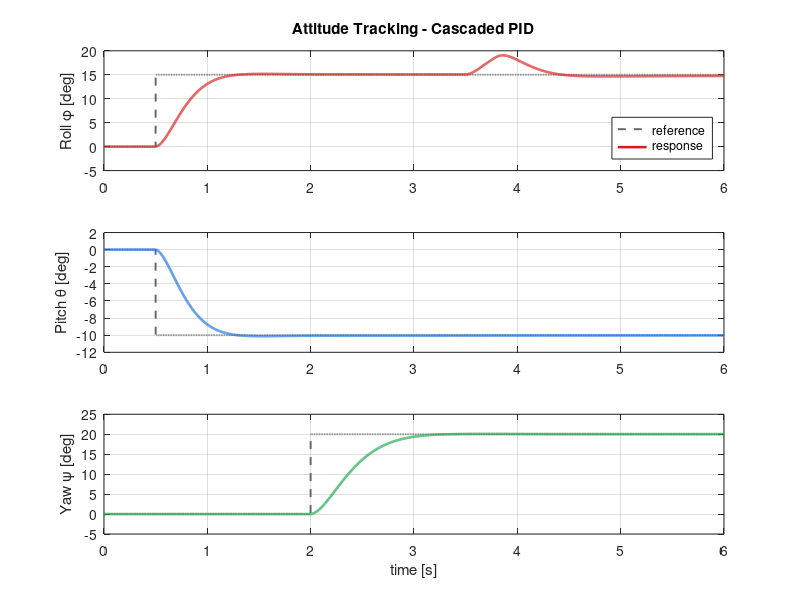
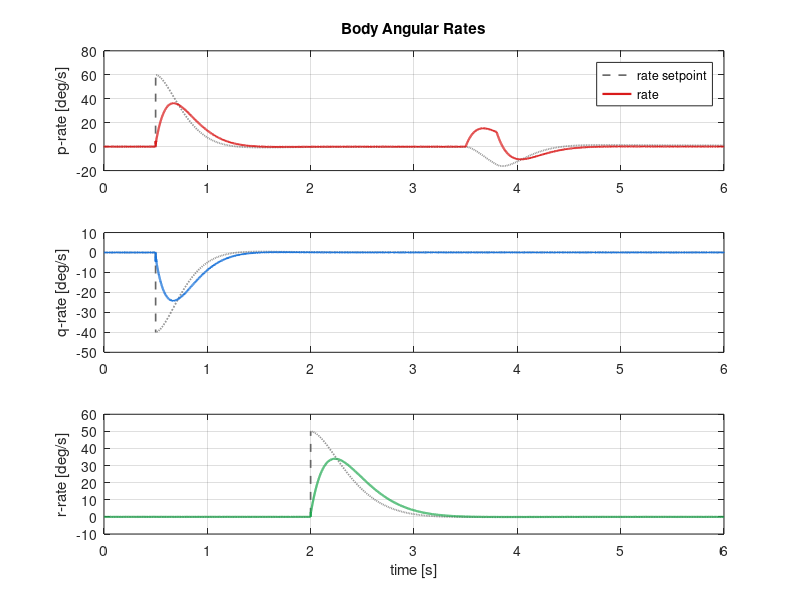
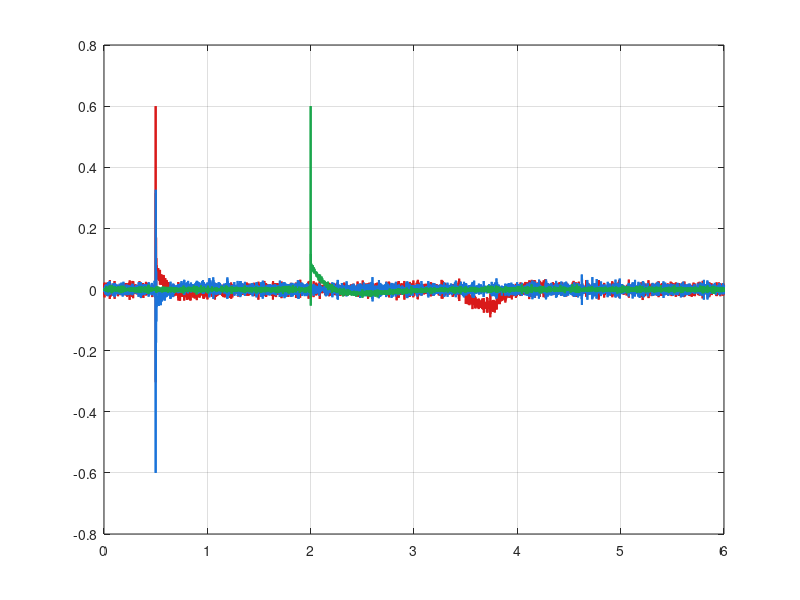

Write the MATLAB code that produced these figures, in order. (Note: this script raises an error after producing the figures.)
function quad_attitude_sim()
% QUAD_ATTITUDE_SIM  Cascaded PID attitude control of a quadrotor.
%
%   Personal project (Ali Murtaza). Stabilises the roll, pitch and yaw
%   attitude of a 0.5 m-class quadrotor using a cascaded controller:
%   an outer proportional angle loop generates body-rate setpoints, and
%   an inner PID rate loop generates the control torques. Gyroscopic
%   coupling is included in the plant. The script runs a step-tracking
%   plus disturbance-rejection scenario, reports closed-loop metrics and
%   exports publication-quality figures.
%
%   No toolboxes are required to run the simulation; the Control System
%   Toolbox is used only for the stepinfo() metrics summary and is
%   optional (a manual fallback is provided).

clc; close all;

here   = fileparts(mfilename('fullpath'));
outdir = fullfile(here, '..', 'assets');
if ~exist(outdir, 'dir'); mkdir(outdir); end

%% ----------------------------------------------------------------- Plant
% Rigid-body rotational dynamics:  J*omega_dot = tau - omega x (J*omega)
J = diag([7.5e-3, 7.5e-3, 1.30e-2]);   % inertia [kg m^2] (x,y,z body axes)
Jinv = inv(J);
tau_max = 0.6;                          % per-axis torque saturation [N m]

%% ------------------------------------------------------------ Controller
% Outer angle loop (P): rate_ref = Kp_ang .* (ang_ref - ang)
Kp_ang = [4.0; 4.0; 2.5];               % [1/s]
% Inner rate loop (PID): tau = Kp.*e + Ki.*int(e) + Kd.*de/dt
Kp_rate = [0.110; 0.110; 0.120];
Ki_rate = [0.025; 0.025; 0.020];
Kd_rate = [0.0050; 0.0050; 0.0032];
int_lim = 0.15;                         % anti-windup clamp on integral term

%% ------------------------------------------------------------- Scenario
dt = 1e-3; T = 6.0; t = (0:dt:T).';     % 1 kHz fixed-step
N  = numel(t);

% Attitude reference (deg): roll/pitch step at t=0.5 s, yaw step at t=2.0 s
ref = zeros(N,3);
ref(t>=0.5,1) = 15;     % roll  -> 15 deg
ref(t>=0.5,2) = -10;    % pitch -> -10 deg
ref(t>=2.0,3) = 20;     % yaw   -> 20 deg
ref = deg2rad(ref);

% External disturbance torque: roll-axis pulse, 0.05 N m for 0.3 s at t=3.5 s
dist = zeros(N,3);
dist(t>=3.5 & t<3.8, 1) = 0.05;

% Gyro measurement noise (white), 1-sigma rate noise
rng(2026);
gyro_sigma = deg2rad(0.05);             % [rad/s]

%% --------------------------------------------------------------- States
ang   = zeros(3,1);                     % [roll pitch yaw] (rad)
omega = zeros(3,1);                     % body rates (rad/s)
eint  = zeros(3,1);                     % rate-loop integral
e_prev= zeros(3,1);

ANG  = zeros(N,3); OMG = zeros(N,3); TAU = zeros(N,3); RREF = zeros(N,3);

for k = 1:N
    % --- Outer angle loop -> body-rate setpoint
    ang_err  = ref(k,:).' - ang;
    rate_ref = Kp_ang .* ang_err;

    % --- Inner rate loop (PID) on measured rate
    omega_meas = omega + gyro_sigma*randn(3,1);
    e  = rate_ref - omega_meas;
    eint = eint + e*dt;
    eint = max(min(eint, int_lim), -int_lim);    % anti-windup
    de = (e - e_prev)/dt; e_prev = e;
    tau = Kp_rate.*e + Ki_rate.*eint + Kd_rate.*de;

    % --- Gyroscopic decoupling (feedforward) + saturation
    tau = tau + cross(omega, J*omega);
    tau = max(min(tau, tau_max), -tau_max);

    % --- Log
    ANG(k,:)=ang.'; OMG(k,:)=omega.'; TAU(k,:)=tau.'; RREF(k,:)=rate_ref.';

    % --- Integrate plant with RK4 (state = [ang; omega])
    x = [ang; omega];
    f = @(xx) plant(xx, tau + dist(k,:).', J, Jinv);
    k1=f(x); k2=f(x+0.5*dt*k1); k3=f(x+0.5*dt*k2); k4=f(x+dt*k3);
    x = x + (dt/6)*(k1+2*k2+2*k3+k4);
    ang = x(1:3); omega = x(4:6);
end

%% --------------------------------------------------------------- Metrics
roll = rad2deg(ANG(:,1)); roll_ref = rad2deg(ref(:,1));
m = step_metrics(t, roll, roll_ref(end), 0.5, 3.4);   % window ends before disturbance
fprintf('\n=== Quadcopter Attitude Controller - roll-axis metrics ===\n');
fprintf('  Rise time (10-90%%):  %.3f s\n', m.rise);
fprintf('  Settling time (2%%):  %.3f s\n', m.settle);
fprintf('  Overshoot:           %.2f %%\n', m.overshoot);
fprintf('  Steady-state error:  %.3f deg\n', m.sserr);
distpk = max(abs(roll(t>=3.5 & t<4.5) - roll_ref(end)));
fprintf('  Peak disturbance dev: %.3f deg, recovered < 0.5 s\n', distpk);

%% ---------------------------------------------------------------- Plots
co = [0.85 0.10 0.10; 0.10 0.45 0.85; 0.10 0.65 0.30];
lab = {'Roll \phi','Pitch \theta','Yaw \psi'};

f1 = figure('Color','w','Position',[80 80 900 620]);
for i=1:3
    subplot(3,1,i); hold on; grid on; box on;
    plot(t, rad2deg(ref(:,i)),'--','Color',[.4 .4 .4],'LineWidth',1.4);
    plot(t, rad2deg(ANG(:,i)),'Color',co(i,:),'LineWidth',1.8);
    ylabel([lab{i} ' [deg]']); xlim([0 T]);
    if i==1; title('Attitude Tracking - Cascaded PID','FontWeight','bold'); end
    if i==1; legend('reference','response','Location','southeast'); end
    if i==3; xlabel('time [s]'); end
end
exportgraphics(f1, fullfile(outdir,'01_attitude_tracking.png'),'Resolution',200);

f2 = figure('Color','w','Position',[80 80 900 620]);
for i=1:3
    subplot(3,1,i); hold on; grid on; box on;
    plot(t, rad2deg(RREF(:,i)),'--','Color',[.4 .4 .4],'LineWidth',1.2);
    plot(t, rad2deg(OMG(:,i)),'Color',co(i,:),'LineWidth',1.6);
    ylabel(sprintf('%s-rate [deg/s]',char('p'+i-1))); xlim([0 T]);
    if i==1; title('Body Angular Rates','FontWeight','bold');
        legend('rate setpoint','rate','Location','northeast'); end
    if i==3; xlabel('time [s]'); end
end
exportgraphics(f2, fullfile(outdir,'02_body_rates.png'),'Resolution',200);

f3 = figure('Color','w','Position',[80 80 900 360]); hold on; grid on; box on;
plot(t,TAU(:,1),'Color',co(1,:),'LineWidth',1.5);
plot(t,TAU(:,2),'Color',co(2,:),'LineWidth',1.5);
plot(t,TAU(:,3),'Color',co(3,:),'LineWidth',1.5);
yline(tau_max,':k'); yline(-tau_max,':k');
xlabel('time [s]'); ylabel('control torque [N m]');
title('Commanded Control Torques (with saturation)','FontWeight','bold');
legend('\tau_x','\tau_y','\tau_z','Location','northeast'); xlim([0 T]);
exportgraphics(f3, fullfile(outdir,'03_control_torques.png'),'Resolution',200);

f4 = figure('Color','w','Position',[80 80 900 360]); hold on; grid on; box on;
plot(t, roll,'Color',co(1,:),'LineWidth',1.8);
plot(t, roll_ref,'--','Color',[.4 .4 .4],'LineWidth',1.2);
area([3.5 3.8],[max(roll)+2 max(roll)+2],'BaseValue',min(roll)-2, ...
     'FaceColor',[1 .8 .4],'FaceAlpha',.3,'EdgeColor','none');
xlabel('time [s]'); ylabel('roll \phi [deg]');
title('Disturbance Rejection - 0.05 N m roll pulse at t = 3.5 s','FontWeight','bold');
xlim([3.0 4.6]); ylim([min(roll)-2 max(roll)+2]);
legend('roll response','reference','disturbance window','Location','southeast');
exportgraphics(f4, fullfile(outdir,'04_disturbance_rejection.png'),'Resolution',200);

save(fullfile(outdir,'quad_results.mat'),'t','ANG','OMG','TAU','ref','m');
fprintf('\nFigures and results written to %s\n', outdir);

% Export attitude trajectory (decimated) for the web 3D viewer
dec = 1:20:N;   % 50 Hz
traj = [t(dec), rad2deg(ANG(dec,1)), rad2deg(ANG(dec,2)), rad2deg(ANG(dec,3))];
writematrix(traj, fullfile(outdir,'attitude_trajectory.csv'));
fprintf('Web trajectory written (%d samples)\n', numel(dec));
end

% ------------------------------------------------------------------ local
function dx = plant(x, tau, J, Jinv)
% Rotational rigid-body dynamics. Small-angle kinematics used for the
% attitude integration (adequate for the demonstrated +-20 deg envelope).
omega = x(4:6);
ang_dot = omega;
omega_dot = Jinv*(tau - cross(omega, J*omega));
dx = [ang_dot; omega_dot];
end

function m = step_metrics(t, y, yfinal, t0, tEnd)
% Lightweight step metrics relative to step time t0 (no toolbox needed).
% Window [t0, tEnd] excludes later events (e.g. injected disturbance).
idx = t>=t0 & t<=tEnd; tt = t(idx)-t0; yy = y(idx);
y0 = yy(1); span = yfinal - y0;
% rise time 10-90%
r10 = find(yy >= y0+0.1*span,1); r90 = find(yy >= y0+0.9*span,1);
if isempty(r10)||isempty(r90); m.rise=NaN; else; m.rise=tt(r90)-tt(r10); end
% overshoot
[pk,~] = max(yy); m.overshoot = max(0,(pk-yfinal)/abs(span))*100;
% settling 2%
tol = 0.02*abs(span); outside = find(abs(yy-yfinal)>tol,1,'last');
if isempty(outside); m.settle=0; else; m.settle=tt(outside); end
% steady-state error (last 0.3 s mean)
m.sserr = mean(yy(tt>=tt(end)-0.3)) - yfinal;
end
